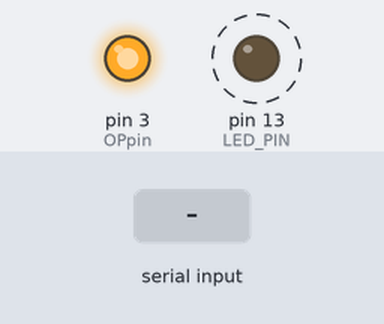
This sketch was run on a simulated Arduino Uno, built with avr-gcc and run on an emulated ATmega328P. Shown: output pins drawn as LEDs (lit = HIGH). Dashed ring = blinking. The test bench sets the inputs (shaded band). What the sketch prints to the serial monitor is not drawn.

Above: at 0.87 s.
1.3 s: byte 250 (WRG_NO_SERIAL_DATA_AVAILABLE) received over Serial
At 1.3 s:
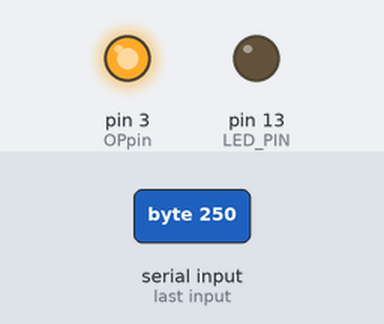
4.3 s: "STATUS#" received over Serial
7.3 s: "VALUE#" received over Serial
Timing chart, 0 to 16.3 s (numbered marks = the images above; inputs shaded):
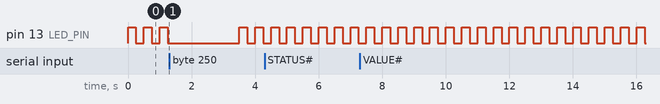

The sketch:

LEDNetArdCode.ino
```cpp
/******************************************************************
Based on  Marco Bertschi Code Project software.


*******************************************************************/
/*   INCLUDES                                                     */
#include <WString.h> //Official Arduino string library
/******************************************************************/
/*   CONSTANTS                                                    */
#define LED_TURN_ON_TIMEOUT  1000       //Timeout for LED power time (defines how long the LED stays powered on) in milliseconds
#define LED_PIN 13                      //Pin number on which the LED is connected
#define SERIAL_BAUDRATE 9600            //Baud-Rate of the serial Port
#define STX "\x02"                      //ASCII-Code 02, text representation of the STX code
#define ETX "\x03"                      //ASCII-Code 03, text representation of the ETX code
#define RS  "$"                         //Used as RS code

const int OPpin=3;                    //Output pin

/*   WARNING, ERROR AND STATUS CODES                              */
//STATUS
#define MSG_METHOD_SUCCESS 0                      //Code which is used when an operation terminated  successfully
//WARNINGS
#define WRG_NO_SERIAL_DATA_AVAILABLE 250            //Code indicates that no new data is AVAILABLE at the serial input buffer
//ERRORS
#define ERR_SERIAL_IN_COMMAND_NOT_TERMINATED -1   //Code is used when a serial input commands' last char is not a '#'
/******************************************************************/


/*   METHOD DECLARATIONS                                          */
int readSerialInputString(String *command);
//void WriteDummyWeatherData();
void WriteMsg(String msg);

/******************************************************************/

int currentPWMVal=255;

/*   METHODS
******************************************************************
The setup method is executed once after the bootloader is done
with his job.
******************************************************************/
void setup(){
  //setup the LED pin for output
  pinMode(LED_PIN, OUTPUT);
  //setup serial pin
  Serial.begin(SERIAL_BAUDRATE);
  //set control pin
  pinMode(OPpin,OUTPUT);
  analogWrite(OPpin,255);  //255 is off.
  currentPWMVal=255;
}

/*****************************************************************
The loop method is executed forever right after the setup method
is finished.
******************************************************************/
void loop(){
  String command = "";  //Used to store the latest received command
  int serialResult = 0; //return value for reading operation method on serial in put buffer

  serialResult = readSerialInputCommand(&command);
  if(serialResult == MSG_METHOD_SUCCESS){
    if(command == "STATUS#"){//Request for sending weather data via Serial
        WriteMsg("OK");

    }
    else if(command=="VALUE#")
    {
      WriteMsg(String(currentPWMVal));

    }
    else
    {
      int val=command.toInt();
      if(val<0 || val>255)
      {
        WriteMsg("Error, value out of range");

      }
      analogWrite(OPpin,val);  //255 is off.
      currentPWMVal=val;
      WriteMsg(String(val));
    }
  }

  if(serialResult == WRG_NO_SERIAL_DATA_AVAILABLE){//If there is no data AVAILABLE at the serial port, let the LED blink
     digitalWrite(LED_PIN, HIGH);
     delay(250);
     digitalWrite(LED_PIN, LOW);
     delay(250);
  }
  else{
    if(serialResult == ERR_SERIAL_IN_COMMAND_NOT_TERMINATED){//If the command format was invalid, the led is turned off for two seconds
      digitalWrite(LED_PIN, LOW);
      delay(2000);
    }
  }
}

/*****************************************************************
Description:
This method reads the serial input buffer and writes the content
of the serial input buffer to the variable which is adressed by the
pointer *command.

Return-Values:
 - MSG_METHOD_SUCCESS ->
   ->    Serial buffer data stored to the variable which is adressed by the
         pointer *command.
 - ERR_SERIAL_IN_COMMAND_NOT_TERMINATED
   ->    Command was not terminated by a '#' (example: "command") or contains no command text (example: "#" or "").

Version: 1.1

Autor:   Marco Bertschi

Licence: CodeProject Open License [CPOL]

******************************************************************/
int readSerialInputCommand(String *command){

  int operationStatus = MSG_METHOD_SUCCESS;//Default return is MSG_METHOD_SUCCESS reading data from com buffer.

  //check if serial data is available for reading
  if (Serial.available()) {
     char serialInByte;//temporary variable to hold the last serial input buffer character

     do{//Read serial input buffer data byte by byte
       serialInByte = Serial.read();
       *command = *command + serialInByte;//Add last read serial input buffer byte to *command pointer
     }while(serialInByte != '#' && Serial.available());//until '#' comes up or no serial data is available anymore

     if(serialInByte != '#') {
       operationStatus = ERR_SERIAL_IN_COMMAND_NOT_TERMINATED;
     }
  }
  else{//If not serial input buffer data is AVAILABLE, operationStatus becomes WRG_NO_SERIAL_DATA_AVAILABLE (= No data in the serial input buffer AVAILABLE)
    operationStatus = WRG_NO_SERIAL_DATA_AVAILABLE;
  }

  return operationStatus;
}


/*****************************************************************
Description:
This method writes a string to the serial interface output
buffer.

[STX]string[ETX]

Values written in braces ("[]") Represent an ASCII control
code. For further information about ASCII codes visit
http://www.asciitable.com

Return-Values:
 - void

******************************************************************/
void WriteMsg(String msg)
{
  Serial.print(STX);
  Serial.print(msg);
  Serial.print(ETX);

}
```

Measured:
- by itself, pin 13 (LED_PIN): alternates HIGH for 0.25 s and LOW for 0.25 s
